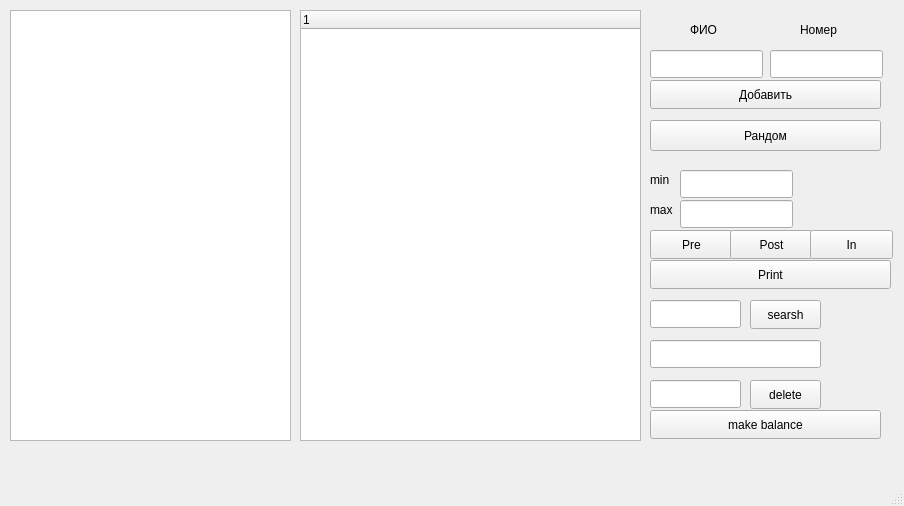
<?xml version="1.0" encoding="UTF-8"?>
<ui version="4.0">
 <class>MainWindow</class>
 <widget class="QMainWindow" name="MainWindow">
  <property name="geometry">
   <rect>
    <x>0</x>
    <y>0</y>
    <width>904</width>
    <height>506</height>
   </rect>
  </property>
  <property name="windowTitle">
   <string>MainWindow</string>
  </property>
  <widget class="QWidget" name="centralwidget">
   <widget class="QPushButton" name="pushButton">
    <property name="geometry">
     <rect>
      <x>650</x>
      <y>80</y>
      <width>231</width>
      <height>29</height>
     </rect>
    </property>
    <property name="text">
     <string>Добавить</string>
    </property>
   </widget>
   <widget class="QLineEdit" name="lineEdit">
    <property name="geometry">
     <rect>
      <x>650</x>
      <y>50</y>
      <width>113</width>
      <height>28</height>
     </rect>
    </property>
   </widget>
   <widget class="QTextBrowser" name="textBrowser">
    <property name="geometry">
     <rect>
      <x>10</x>
      <y>10</y>
      <width>281</width>
      <height>431</height>
     </rect>
    </property>
   </widget>
   <widget class="QTreeWidget" name="treeWidget">
    <property name="geometry">
     <rect>
      <x>300</x>
      <y>10</y>
      <width>341</width>
      <height>431</height>
     </rect>
    </property>
    <column>
     <property name="text">
      <string notr="true">1</string>
     </property>
    </column>
   </widget>
   <widget class="QLabel" name="label">
    <property name="geometry">
     <rect>
      <x>690</x>
      <y>20</y>
      <width>63</width>
      <height>20</height>
     </rect>
    </property>
    <property name="text">
     <string>ФИО</string>
    </property>
   </widget>
   <widget class="QLineEdit" name="lineEdit_2">
    <property name="geometry">
     <rect>
      <x>770</x>
      <y>50</y>
      <width>113</width>
      <height>28</height>
     </rect>
    </property>
   </widget>
   <widget class="QLabel" name="label_2">
    <property name="geometry">
     <rect>
      <x>800</x>
      <y>20</y>
      <width>63</width>
      <height>20</height>
     </rect>
    </property>
    <property name="text">
     <string>Номер</string>
    </property>
   </widget>
   <widget class="QPushButton" name="pushButton_2">
    <property name="geometry">
     <rect>
      <x>650</x>
      <y>120</y>
      <width>231</width>
      <height>31</height>
     </rect>
    </property>
    <property name="text">
     <string>Рандом</string>
    </property>
   </widget>
   <widget class="QLabel" name="label_3">
    <property name="geometry">
     <rect>
      <x>650</x>
      <y>170</y>
      <width>31</width>
      <height>20</height>
     </rect>
    </property>
    <property name="text">
     <string>min</string>
    </property>
   </widget>
   <widget class="QLineEdit" name="lineEdit_3">
    <property name="geometry">
     <rect>
      <x>680</x>
      <y>170</y>
      <width>113</width>
      <height>28</height>
     </rect>
    </property>
    <property name="readOnly">
     <bool>true</bool>
    </property>
   </widget>
   <widget class="QLineEdit" name="lineEdit_4">
    <property name="geometry">
     <rect>
      <x>680</x>
      <y>200</y>
      <width>113</width>
      <height>28</height>
     </rect>
    </property>
    <property name="text">
     <string/>
    </property>
    <property name="readOnly">
     <bool>true</bool>
    </property>
   </widget>
   <widget class="QLabel" name="label_4">
    <property name="geometry">
     <rect>
      <x>650</x>
      <y>200</y>
      <width>31</width>
      <height>20</height>
     </rect>
    </property>
    <property name="text">
     <string>max</string>
    </property>
   </widget>
   <widget class="QLineEdit" name="lineEdit_5">
    <property name="geometry">
     <rect>
      <x>650</x>
      <y>300</y>
      <width>91</width>
      <height>28</height>
     </rect>
    </property>
   </widget>
   <widget class="QPushButton" name="pushButton_3">
    <property name="geometry">
     <rect>
      <x>750</x>
      <y>300</y>
      <width>71</width>
      <height>29</height>
     </rect>
    </property>
    <property name="text">
     <string>searsh</string>
    </property>
   </widget>
   <widget class="QLineEdit" name="lineEdit_6">
    <property name="geometry">
     <rect>
      <x>650</x>
      <y>340</y>
      <width>171</width>
      <height>28</height>
     </rect>
    </property>
    <property name="readOnly">
     <bool>true</bool>
    </property>
   </widget>
   <widget class="QPushButton" name="pushButton_4">
    <property name="geometry">
     <rect>
      <x>750</x>
      <y>380</y>
      <width>71</width>
      <height>29</height>
     </rect>
    </property>
    <property name="text">
     <string>delete</string>
    </property>
   </widget>
   <widget class="QLineEdit" name="lineEdit_7">
    <property name="geometry">
     <rect>
      <x>650</x>
      <y>380</y>
      <width>91</width>
      <height>28</height>
     </rect>
    </property>
   </widget>
   <widget class="QPushButton" name="pushButton_5">
    <property name="geometry">
     <rect>
      <x>650</x>
      <y>410</y>
      <width>231</width>
      <height>29</height>
     </rect>
    </property>
    <property name="text">
     <string>make balance</string>
    </property>
   </widget>
   <widget class="QPushButton" name="pushButton_6">
    <property name="geometry">
     <rect>
      <x>650</x>
      <y>230</y>
      <width>83</width>
      <height>29</height>
     </rect>
    </property>
    <property name="text">
     <string>Pre</string>
    </property>
   </widget>
   <widget class="QPushButton" name="pushButton_7">
    <property name="geometry">
     <rect>
      <x>730</x>
      <y>230</y>
      <width>83</width>
      <height>29</height>
     </rect>
    </property>
    <property name="text">
     <string>Post</string>
    </property>
   </widget>
   <widget class="QPushButton" name="pushButton_8">
    <property name="geometry">
     <rect>
      <x>810</x>
      <y>230</y>
      <width>83</width>
      <height>29</height>
     </rect>
    </property>
    <property name="text">
     <string>In</string>
    </property>
   </widget>
   <widget class="QPushButton" name="pushButton_9">
    <property name="geometry">
     <rect>
      <x>650</x>
      <y>260</y>
      <width>241</width>
      <height>29</height>
     </rect>
    </property>
    <property name="text">
     <string>Print</string>
    </property>
   </widget>
  </widget>
  <widget class="QMenuBar" name="menubar">
   <property name="geometry">
    <rect>
     <x>0</x>
     <y>0</y>
     <width>904</width>
     <height>25</height>
    </rect>
   </property>
  </widget>
  <widget class="QStatusBar" name="statusbar"/>
 </widget>
 <resources/>
 <connections/>
</ui>
